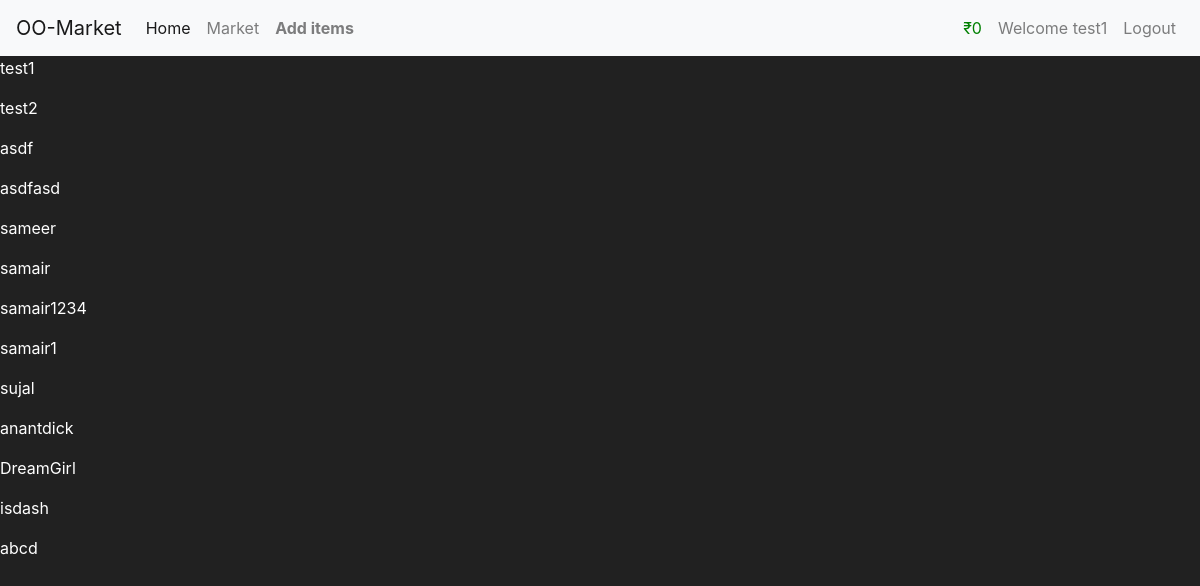
Page /users (signed in) on the committed database.
### tables this page shows
CREATE TABLE users(
        id integer primary key autoincrement,
        username varchar(30) not null unique,
        email varchar(100) not null unique,
        password_hash varchar(60) not null,
        budget int not null default 50,
        phone varchar(10) default null,
        ipaddress varchar(50000) default null
        );

### app.py (the view)
@app.route("/users")
def user():
    db=get_conn()
    cursor=db.cursor()
    cursor.execute('''
    select * from users
    ''')
    users=cursor.fetchall()
    return render_template("list_users.html",users=users)

### app.py (called while the page is built)
def get_conn():
    conn=sqlite3.connect("database.db")
    conn.row_factory=sqlite3.Row
    return conn

### templates/list_users.html
{%extends "parent.html"%}
{%block content%}
{%for user in users%}
<p>{{user["username"]}}</p>
{%endfor%}
{%endblock%}

### templates/parent.html (shortened to what this page needs)
<!doctype html>
<html lang="en">
  <head>
    <link rel="stylesheet" href="https://cdn.jsdelivr.net/npm/bootstrap@4.4.1/dist/css/bootstrap.min.css">
  </head>
  <body>
    <nav class="navbar navbar-expand-lg navbar-light bg-light">
        <a class="navbar-brand" href="#">OO-Market</a>
        <div class="collapse navbar-collapse" id="navbarNav">
          <ul class="navbar-nav">
            <li class="nav-item active">
              <a class="nav-link" href="{{url_for('main')}}">Home <span class="sr-only">(current)</span></a>
            </li>
            <li class="nav-item">
              <a class="nav-link" href="{{url_for('market')}}">Market</a>
            </li>
            {%if 'user' in session %}
            <li class="nav-item">
                <a class="nav-link username" href="/add"  ><strong> Add items</strong> </a>
              </li>
            {%endif %}
            </ul>
            <ul class="navbar-nav ml-auto">
            {%if 'user' in session %}
            <li class="nav-item" >
              <a class="nav-link" style="color:green">₹{{session["budget"]}}</a>
            </li>
            <li class="nav-item">
                <a class="nav-link username"  >Welcome {{session["user"]}}</a>
              </li>
            {%endif %}
            {%if 'user' in session %}
            <li class="nav-item">
              <a class="nav-link logout-link" href="{{url_for('logout')}}">Logout</a>
            </li>
            {%endif %}
          </ul>
        </div>
      </nav>
      {%block content%}
      {%endblock%}
  </body>
</html>

### templates/parent.html (style rules this page uses)
body { background-color: #212121; color:white }

### rows in the picture
users: user "test1", username "test1"
users: username "test2"
users: username "asdf"
users: username "asdfasd"
users: username "sameer"
users: username "samair"
users: username "samair1234"
users: username "samair1"
users: username "sujal"
users: username "anantdick"
users: username "DreamGirl"
users: username "isdash"
users: username "abcd"

### other values in the picture
{{ session["budget"] }} "0"
